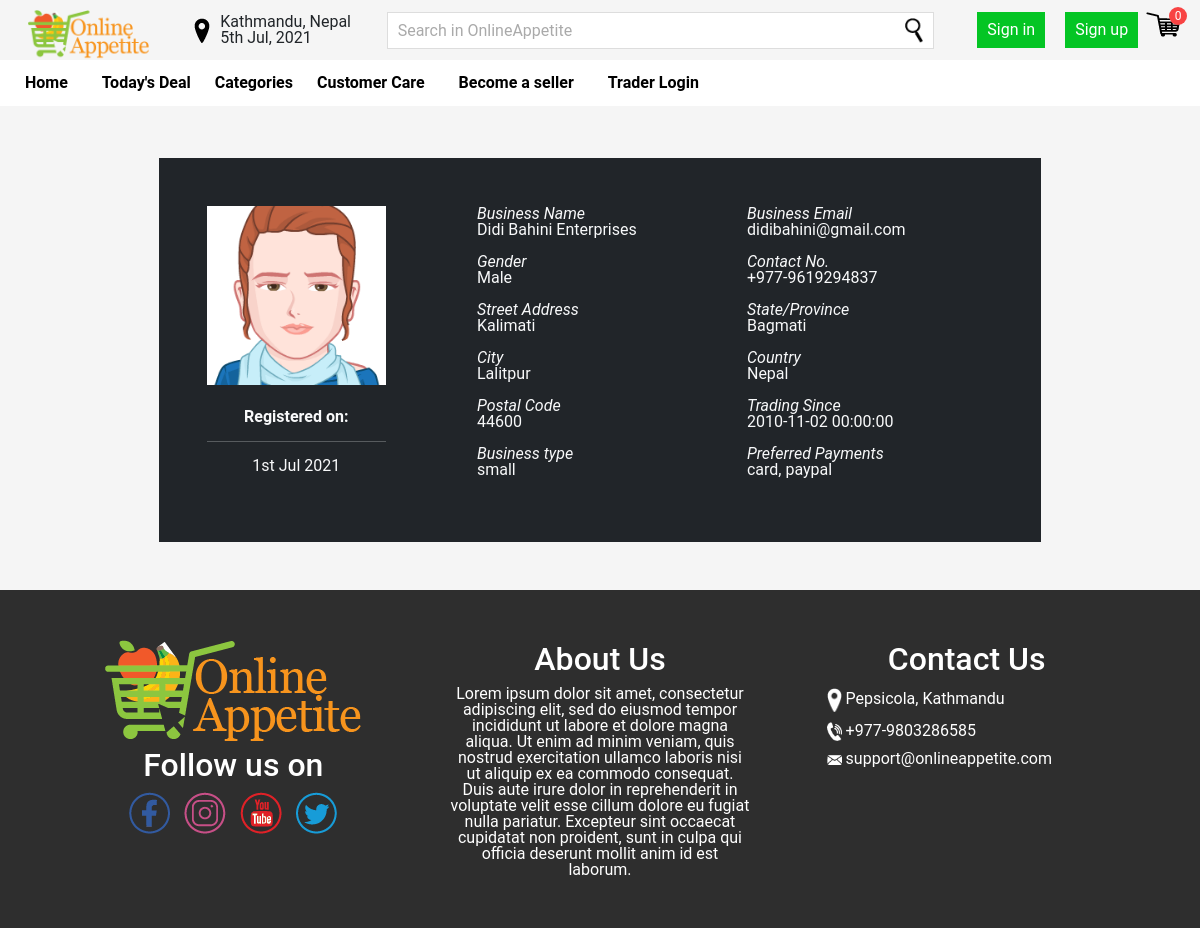
The app's page /traderProfile.php?id=3 with its own data.
### tables this page shows
CREATE TABLE TRADERS (
	TRADER_ID INTEGER NOT NULL PRIMARY KEY AUTOINCREMENT,
	USER_ID INTEGER NOT NULL,
	VERIFIED_AT DATETIME(0) NULL,
	CONTACT_NO VARCHAR(20) NOT NULL,
	TRADING_SINCE DATETIME(0) NOT NULL,
	BUSINESS_TYPE VARCHAR(20) NOT NULL,
	PREFERRED_PAYMENTS VARCHAR(30) NOT NULL,
	MESSAGE VARCHAR(200) NOT NULL,
	STATUS INTEGER DEFAULT 1,
	FOREIGN KEY (USER_ID) REFERENCES USERS (USER_ID) ON DELETE CASCADE
);

CREATE TABLE USERS (
	USER_ID INTEGER NOT NULL PRIMARY KEY AUTOINCREMENT,
	FULL_NAME VARCHAR(100) NOT NULL,
	USERNAME VARCHAR(30) NOT NULL UNIQUE,
	EMAIL VARCHAR(100) NOT NULL UNIQUE,
	STREET VARCHAR(100) NULL,
	CITY VARCHAR(100) NULL,
	STATE VARCHAR(100) NULL,
	POSTAL VARCHAR(100) NULL,
	COUNTRY VARCHAR(100) NULL,
	GENDER INTEGER NOT NULL,
	USER_ROLE INTEGER DEFAULT 3,
	PASSWORD_HASH VARCHAR(255) NOT NULL,
	IMAGE VARCHAR(100) NULL,
	CREATED_AT DATETIME(0) DEFAULT CURRENT_TIMESTAMP,
	UPDATED_AT DATETIME(0) NULL
);

### utils/database.php (called while the page is built, shortened)
<?php
try {
    $conn = new PDO("sqlite:" . __DIR__ . "/../database.sqlite");
    $conn->setAttribute(PDO::ATTR_ERRMODE, PDO::ERRMODE_EXCEPTION);
} catch (PDOException $e) {
    die("Connection failed: " . $e->getMessage());
}
function fetch_row($sql)
{
    global $conn;
    $stmt = $conn->prepare($sql);
    $res = $stmt->execute();
    $res = $stmt->fetch(PDO::FETCH_ASSOC);
    return $res;
}

### traderProfile.php (the view, shortened to what this page needs)
<?php
require_once 'utils/database.php';
$user_id = $_GET['id'];
$user = fetch_row("SELECT * FROM USERS LEFT JOIN TRADERS on USERS.USER_ID = TRADERS.USER_ID WHERE USERS.USER_ID ='$user_id'");
?>
<!DOCTYPE html>
<html lang="en">
<head>
    <link rel="stylesheet" href="css/bootstrap.min.css">
    <link rel="stylesheet" href="css/style.css">
</head>
<body>
    <?php
    include 'header.php';
    ?>
    <div class="container-fluid d-flex justify-content-center">
        <div class="w-75 p-5 my-5 bg-dark text-light">
            <div class="row">
                <div class="col-md-3 col-sm-6 col-12">
                    <div class="img">
                        <img src="<?= $user['IMAGE'] ?? '/assets/images/adminlte/avatar2.png' ?>" alt="" class="img-circle w-100 elevation-2">
                    </div>
                    <div class="mt-4 text-center">
                        <strong>Registered on: </strong>
                        <hr>
                        <span><?= date('jS M Y', strtotime($user['CREATED_AT'])) ?></span>
                    </div>
                </div>
                <div class="col-md-8 offset-md-1 col-sm-6 col-12">
                    <div class="row">
                        <div class="col-6">
                            <i>Business Name</i>
                            <p><?= $user['FULL_NAME'] ?></p>
                            <i>Gender</i>
                            <p><?php
                                switch ($user['GENDER']) {
                                    case 1:
                                        echo 'Male';
                                        break;
                                }
                                ?></p>
                            <i>Street Address</i><br>
                            <p><?= $user['STREET']; ?></p>
                            <i>City</i><br>
                            <p><?= $user['CITY']; ?></p>
                            <i>Postal Code</i><br>
                            <p><?= $user['POSTAL']; ?></p>
                            <i>Business type</i><br>
                            <p><?= $user['BUSINESS_TYPE']; ?></p>
                        </div>
                        <div class="col-6">
                            <i>Business Email</i>
                            <p><?= $user['EMAIL'] ?></p>
                            <i>Contact No.</i>
                            <p><?= $user['CONTACT_NO'] ?></p>
                            <i>State/Province</i><br>
                            <p><?= $user['STATE']; ?></p>
                            <i>Country</i><br>
                            <p><?= $user['COUNTRY']; ?></p>
                            <i>Trading Since</i><br>
                            <p><?= $user['TRADING_SINCE']; ?></p>
                            <i>Preferred Payments</i><br>
                            <p><?= $user['PREFERRED_PAYMENTS']; ?></p>
                        </div>
                    </div>
                </div>
            </div>
        </div>
    </div>
    <?php include 'footer.php'; ?>
</body>
</html>

### header.php (shortened to what this page needs)
<?php
require_once 'utils/database.php';
$page = $page ?? '';
$cartSize = 0;
?>
<header>
    <div class="top-row">
        <div class="header-logo">
            <a href="/"><img src="assets/images/logo.png" alt="logo"></a>
        </div>
        <div class="header-address">
            <img src="assets/images/mappin.png" alt="mappin">
            <div>
                <span id='address'>Kathmandu, Nepal</span><br>
                <span id='date'></span>
            </div>
        </div>
        <form action="search.php" class="search">
            <input type="text" name="q" placeholder="Search in OnlineAppetite" value="<?= $searchbar ?? '' ?>" class="searchbar">
            <button type="submit"><img src="assets/images/search.png" alt="search"></button>
        </form>
        <div class="top-buttons">
            <?php
            if (!isset($_SESSION['user'])) {
            ?>
                <div class="buttons">
                    <button onclick="location.href='signin.php'" class="signin">Sign in</button>
                    <button onclick="location.href='signup.php'" class="signup">Sign up</button>
                </div>
            <?php
            }
            ?>
            <div class="cart" onclick="window.location.href='/cart.php'">
                <img src="assets/images/cart.png" alt="cart">
                <span id="cart-count"><?= $cartSize ?></span>
            </div>
        </div>
    </div>
    <nav>
        <div id="navspacer"></div>
        <ul class="my-nav small-nav" id="navbar">
            <li class="my-nav-link <?php echo $page == 'home' ? 'active' : ''; ?>">
                <a href="/">Home</a>
            </li>
            <li class="my-nav-link <?php echo $page == 'deal' ? 'active' : ''; ?>">
                <a href="todaydeal.php">Today's Deal</a>
            </li>
            <li class="my-nav-dropdown <?php echo $page == 'category' ? 'active' : ''; ?>">
                <span class="my-dropdown-btn">Categories</span>
            </li>
            <li class="my-nav-link <?php echo $page == 'customerCare' ? 'active' : ''; ?>">
                <a href="customerCare.php">Customer Care</a>
            </li>
            <li class="my-nav-link <?php echo $page == 'seller' ? 'active' : ''; ?>">
                <a href="traderregister.php">Become a seller</a>
            </li>
            <li class="my-nav-link">
                <a href="/trader">Trader Login</a>
            </li>
        </ul>
    </nav>
</header>

### footer.php (shortened to what this page needs)
<footer>
    <div class="footer">
        <div class="info">
            <div class="footer-logo">
                <img src="assets/images/logo.png" alt="logo">
            </div>
            <div class="social">
                <h2>Follow us on</h2>
                <a href="" class="facebook">
                    <img src="assets/images/facebook.png" alt="facebook">
                </a>
                <a href="" class="instagram">
                    <img src="assets/images/instagram.png" alt="instagram">
                </a>
                <a href="" class="youtube">
                    <img src="assets/images/youtube.png" alt="youtube">
                </a>
                <a href="" class="twitter">
                    <img src="assets/images/twitter.png" alt="twitter">
                </a>
            </div>
        </div>
        <div class="about">
            <h2>About Us</h2>
            <span>Lorem ipsum dolor sit amet, consectetur adipiscing elit, sed do eiusmod tempor incididunt ut labore et dolore magna aliqua. Ut enim ad minim veniam, quis nostrud exercitation ullamco laboris nisi ut aliquip ex ea commodo consequat. Duis aute irure dolor in reprehenderit in voluptate velit esse cillum dolore eu fugiat nulla pariatur. Excepteur sint occaecat cupidatat non proident, sunt in culpa qui officia deserunt mollit anim id est laborum.</span>
        </div>
        <div class="contact">
            <h2>Contact Us</h2>
            <ul class="contact-data">
            <li><img src="assets/images/mappin.png" alt="mappin"> Pepsicola, Kathmandu</li>
            <li><img src="assets/images/phone.png" alt="phone"> +977-9803286585</li>
            <li><img src="assets/images/mail.png" alt="email"> support@onlineappetite.com</li>
            </ul>
        </div>
    </div>
</footer>

### css/style.css (style rules this page uses)
html { scroll-behavior: smooth; }
html, body, ul { margin: 0; padding: 0; }
body { font-family: 'Roboto', sans-serif; line-height: 1; background-color: #F5F5F5; }
button, input, textarea, select { font-size: 1em; }
nav { width: 100%; position: relative; }
ul.my-nav { position: absolute; list-style: none; padding: 10px; background-color: #FFFFFF; width: calc(100% - 20px); top: 0; left: 0; z-index: 1; box-sizing: content-box; }
.small-nav { display: block; }
#navspacer { height: 50px; width: 100%; }
li.my-nav-link, .my-nav-dropdown { display: inline-block; margin: 5px; user-select: none; }
li.my-nav-link { color: black; font-weight: 700; }
.my-dropdown-btn { color: black; font-weight: 700; }
li.my-nav-link a { padding: 10px; text-decoration: none; color: black; font-weight: 700; }
.header-logo { padding: 10px 0 0 10px; }
.header-logo img { height: 50px; }
.top-row { display: flex; justify-content: space-around; align-items: center; flex-wrap: wrap; }
.top-buttons { display: flex; }
.header-address { display: flex; align-items: center; }
.header-address img { padding: 0 10px; }
.search { position: relative; }
.searchbar { width: 500px; height: 35px; background-color: #FFFFFF; border: 1px solid #DDD; padding: 0 35px 0 10px; }
.searchbar::placeholder { color: #AAAAAA; }
.search button { position: absolute; right: 5px; top: 5px; background-color: transparent; border: none; cursor: pointer; }
.search button img { height: 25px; }
.signin, .signup { background-color: #04c524; border: none; color: white; padding: 10px; margin: 0 8px; cursor: pointer; }
.cart { position: relative; cursor: pointer; }
.cart #cart-count { position: absolute; top: -5px; right: -5px; background-color: #F84343; color: #FFFFFF; height: 18px; width: 18px; text-align: center; line-height: 18px; border-radius: 50%; font-size: 12px; }
footer { padding: 50px; background-color: #2E2E2E; color: #FFFFFF; }
.footer { display: flex; justify-content: space-around; flex-wrap: wrap; }
.social, .social a { text-decoration: none; margin: 0 5px; text-align: center; }
.contact-data { list-style: none; text-align: start; }
.contact-data li { margin: 10px; }
.contact-data li img { width: 15px; vertical-align: middle; filter: invert(); }
.info, .about, .contact { width: 300px; text-align: center; }

### records on screen
traders: USER_ID.CREATED_AT "1st Jul 2021", USER_ID.FULL_NAME "Didi Bahini Enterprises", USER_ID.STREET "Kalimati", USER_ID.CITY "Lalitpur", USER_ID.POSTAL "44600", BUSINESS_TYPE "small", USER_ID.EMAIL "didibahini@gmail.com", CONTACT_NO "+977-9619294837", USER_ID.STATE "Bagmati", USER_ID.COUNTRY "Nepal", TRADING_SINCE "2010-11-02 00:00:00", PREFERRED_PAYMENTS "card, paypal"

### other values on screen
$cartSize "0"
